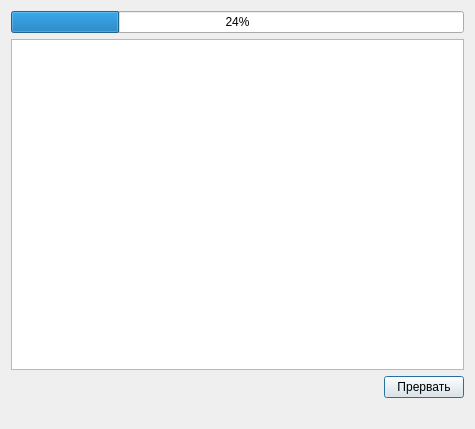
<ui version="4.0" >
 <class>ImportEvents_Wizard_3</class>
 <widget class="QDialog" name="ImportEvents_Wizard_3" >
  <property name="geometry" >
   <rect>
    <x>0</x>
    <y>0</y>
    <width>475</width>
    <height>429</height>
   </rect>
  </property>
  <property name="windowTitle" >
   <string>Импорт типов событий</string>
  </property>
  <layout class="QGridLayout" >
   <item row="0" column="0" >
    <widget class="CProgressBar" name="progressBar" >
     <property name="value" >
      <number>24</number>
     </property>
     <property name="orientation" >
      <enum>Qt::Horizontal</enum>
     </property>
    </widget>
   </item>
   <item row="3" column="0" >
    <widget class="QLabel" name="statusLabel" >
     <property name="text" >
      <string/>
     </property>
    </widget>
   </item>
   <item row="1" column="0" >
    <widget class="QTextBrowser" name="logBrowser" />
   </item>
   <item row="2" column="0" >
    <layout class="QHBoxLayout" name="horizontalLayout" >
     <item>
      <spacer name="horizontalSpacer" >
       <property name="orientation" >
        <enum>Qt::Horizontal</enum>
       </property>
       <property name="sizeHint" stdset="0" >
        <size>
         <width>40</width>
         <height>20</height>
        </size>
       </property>
      </spacer>
     </item>
     <item>
      <widget class="QPushButton" name="btnAbort" >
       <property name="text" >
        <string>Прервать</string>
       </property>
      </widget>
     </item>
    </layout>
   </item>
  </layout>
 </widget>
 <customwidgets>
  <customwidget>
   <class>CProgressBar</class>
   <extends>QProgressBar</extends>
   <header>library/ProgressBar.h</header>
  </customwidget>
 </customwidgets>
 <resources/>
 <connections/>
</ui>
